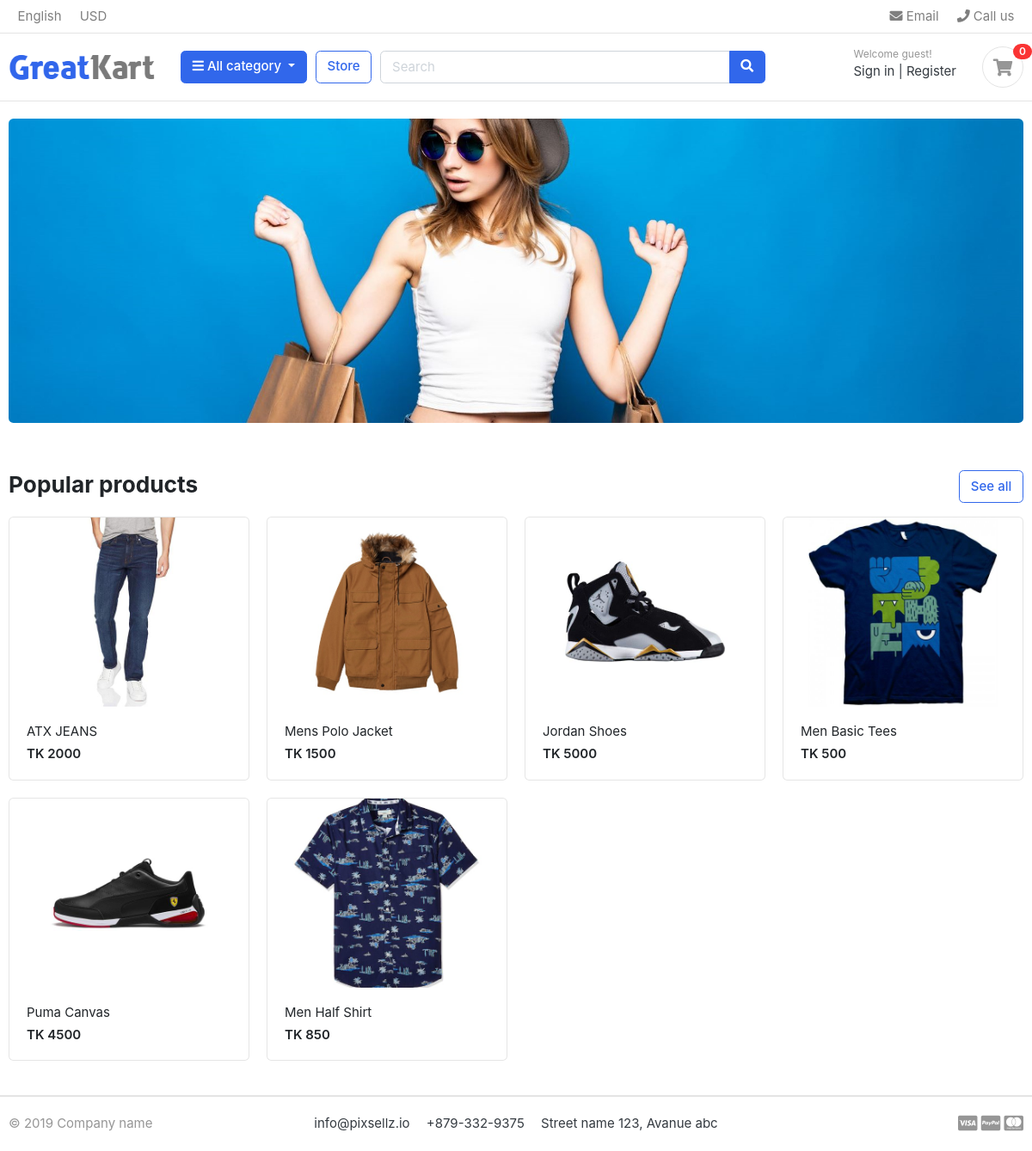
The page / on the database its author committed.
### store/models.py (models this page shows, shortened)
class Product(models.Model):
    product_name = models.CharField(max_length=200, unique=True)
    slug = models.SlugField(max_length=200, unique=True)
    description = models.TextField(max_length=500, blank=True)
    price  =  models.IntegerField()
    images = models.ImageField(upload_to='photos/products')
    stock = models.IntegerField()
    is_available = models.BooleanField(default=True)
    category =  models.ForeignKey(Category, on_delete=models.CASCADE)
    created_date = models.DateTimeField(auto_now_add=True)
    modified_date = models.DateTimeField(auto_now=True)
    def get_url(self):
        return reverse('product_detail', args=[self.category.slug, self.slug])

### machbazar/views.py (the view)
# urls.py: 2. Add a URL to urlpatterns:  path('', views.home, name='home')
def home(request):
    products = Product.objects.all().filter(is_available=True)
    context = {
        'products' : products,
    }
    return render(request, 'home.html', context)

### carts/context_processors.py (called while the page is built)
def counter(request):
    cart_count = 0
    if 'admin' in request.path:
        return {}
    else:
        try:
            cart = Cart.objects.filter(cart_id=_cart_id(request))
            cart_items = CartItem.objects.all().filter(cart=cart[:1])
            for cart_item in cart_items:
                cart_count += cart_item.quantity
        except Cart.DoesNotExist:
            cart_count = 0
    return dict(cart_count=cart_count)

### carts/views.py (called while the page is built)
def _cart_id(request):
    cart = request.session.session_key
    if not cart:
        cart = request.session.create()
    return cart

### category/context_processors.py (called while the page is built)
def menu_links(request):
    links = Category.objects.all()
    return dict(links=links)

### category/models.py (called while the page is built)
    def get_url(self):
        return reverse('products_by_category', args=[self.slug])

### templates/home.html
{% extends 'base.html' %}
{% load static %}
{% block content %}
<section class="section-intro padding-y-sm">
<div class="container">
<div class="intro-banner-wrap">
	<img src="{% static 'images/banners/cover.jpg' %}" class="img-fluid rounded">
</div>
</div>
</section>
<section class="section-name padding-y-sm">
<div class="container">
<header class="section-heading">
	<a href="{% url 'store' %}" class="btn btn-outline-primary float-right">See all</a>
	<h3 class="section-title">Popular products</h3>
</header>
<div class="row">
	{% for product in products %}
	<div class="col-md-3">
		<div class="card card-product-grid">
			<a href="{{product.get_url}}" class="img-wrap"> <img src="{{ product.images.url }}"> </a>
			<figcaption class="info-wrap">
				<a href="{{product.get_url}}" class="title">{{ product.product_name }}</a>
				<div class="price mt-1">TK {{ product.price }}</div>
			</figcaption>
		</div>
	</div>
{% endfor %}
</div>
</div>
</section>
</body>
</html>
{% endblock %}

### templates/base.html (shortened to what this page needs)
{% load static %}
<!DOCTYPE HTML>
<html lang="en">
<head>
<link href="{% static 'css/bootstrap.css' %}" rel="stylesheet" type="text/css"/>
<link href="{% static 'fonts/fontawesome/css/all.min.css' %}" type="text/css" rel="stylesheet">
<link href="{% static 'css/ui.css' %}" rel="stylesheet" type="text/css"/>
<link href="{% static 'css/responsive.css' %}" rel="stylesheet" media="only screen and (max-width: 1200px)" />
</head>
<body>
{% include 'includes/navbar.html' %}
{% block content %}{% endblock %}
{% include 'includes/footer.html' %}

### templates/includes/navbar.html (shortened to what this page needs)
{% load static %}
<header class="section-header">
<nav class="navbar p-md-0 navbar-expand-sm navbar-light border-bottom">
<div class="container">
  <div class="collapse navbar-collapse" id="navbarTop4">
    <ul class="navbar-nav mr-auto">
      <li class="nav-item dropdown">
      <a href="#" class="nav-link">   English </a>
    </li>
    <li class="nav-item dropdown">
      <a href="#" class="nav-link"> USD </a>
    </li>
    </ul>
    <ul class="navbar-nav">
    <li><a href="#" class="nav-link"> <i class="fa fa-envelope"></i> Email </a></li>
    <li><a href="#" class="nav-link"> <i class="fa fa-phone"></i> Call us </a></li>
  </ul>
  </div>
</div>
</nav>
<section class="header-main border-bottom">
  <div class="container">
<div class="row align-items-center">
  <div class="col-lg-2 col-md-3 col-6">
    <a href="{% url 'home' %}" class="brand-wrap">
      <img class="logo" src="{% static './images/logo.png' %}">
    </a>
  </div>
  <div class="col-lg col-sm col-md col-6 flex-grow-0">
    <div class="category-wrap dropdown d-inline-block float-right">
      <button type="button" class="btn btn-primary dropdown-toggle" data-toggle="dropdown">
        <i class="fa fa-bars"></i> All category
      </button>
    </div>
  </div>
  <a href="{% url 'store' %}" class="btn btn-outline-primary">Store</a>
  <div class="col-lg  col-md-6 col-sm-12 col">
    <form action="{% url 'search' %}" class="search" method="GET">
      <div class="input-group w-100">
          <input type="text" class="form-control" style="width:60%;" placeholder="Search" name="keyword">
          <div class="input-group-append">
            <button class="btn btn-primary" type="submit">
              <i class="fa fa-search"></i>
            </button>
          </div>
        </div>
    </form>
  </div>
  <div class="col-lg-3 col-sm-6 col-8 order-2 order-lg-3">
        <div class="d-flex justify-content-end mb-3 mb-lg-0">
          <div class="widget-header">
            <small class="title text-muted">Welcome guest!</small>
            <div>
              <a href="./signin.html">Sign in</a> <span class="dark-transp"> | </span>
              <a href="./register.html"> Register</a>
            </div>
          </div>
          <a href="{% url 'cart' %}" class="widget-header pl-3 ml-3">
            <div class="icon icon-sm rounded-circle border"><i class="fa fa-shopping-cart"></i></div>
            <span class="badge badge-pill badge-danger notify">{{cart_count}}</span>
          </a>
        </div>
      </div>
</div>
  </div>
</section>
</header>

### templates/includes/footer.html
<footer class="section-footer border-top">
	<div class="container">
		<section class="footer-bottom border-top row">
			<div class="col-md-2">
				<p class="text-muted"> &copy 2019 Company name </p>
			</div>
			<div class="col-md-8 text-md-center">
				<span  class="px-2">info@pixsellz.io</span>
				<span  class="px-2">+879-332-9375</span>
				<span  class="px-2">Street name 123, Avanue abc</span>
			</div>
			<div class="col-md-2 text-md-right text-muted">
				<i class="fab fa-lg fa-cc-visa"></i>
				<i class="fab fa-lg fa-cc-paypal"></i>
				<i class="fab fa-lg fa-cc-mastercard"></i>
			</div>
		</section>
	</div>
</footer>

### static/css/ui.css (style rules this page uses)
html { font-family: "Inter", sans-serif; font-size: 15px; }
.img-wrap { text-align: center; display: block; }
.img-wrap img { max-width: 100%; }
.icon-xs, .icon-sm, .icon-md, .icon-lg { display: inline-block; text-align: center; flex-shrink: 0; flex-grow: 0; }
.icon-sm { width: 48px; height: 48px; line-height: 48px !important; font-size: 20px; }
.padding-y-sm { padding-top: 20px; padding-bottom: 20px; }
.section-heading { margin-bottom: 20px; margin-top: 15px; }
.section-title { color: #212529; }
p:last-child { margin-bottom: 0; }
.header-main { position: relative; padding-top: 1rem; padding-bottom: 1rem; }
.brand-wrap .logo, .navbar-brand .logo { margin-right: 7px; max-height: 42px; display: inline-block; }
.widget-header { display: inline-block; vertical-align: middle; position: relative; }
.widget-header a { color: #343a40; }
.widget-header i { color: #969696; }
.widget-header .title { display: block; }
.widget-header .notify { position: absolute; top: -3px; right: -10px; }
.footer-bottom { padding-top: 20px; padding-bottom: 20px; }
[class*=card-product] a.title { color: #212529; display: block; }
[class*=card-product] .img-wrap { overflow: hidden; position: relative; }
[class*=card-product] .img-wrap img { height: 100%; max-width: 100%; width: auto; display: inline-block; -o-object-fit: cover; object-fit: cover; }
.card-product-grid { margin-bottom: 20px; }
.card-product-grid .img-wrap { border-radius: 0.2rem 0.2rem 0 0; height: 220px; }
.card-product-grid .info-wrap { overflow: hidden; padding: 18px 20px; }
.card .img-wrap { overflow: hidden; }
.notify { position: absolute; top: -4px; right: -10px; display: inline-block; padding: 0.25em 0.6em; font-size: 12px; line-height: 1; text-align: center; border-radius: 3rem; color: #fff; background-color: #fa3434; }
.price { font-weight: 600; color: #212529; }

### rows shown on the page
Product: images (picture), product_name "ATX JEANS", price "2000"
Product: images (picture), product_name "Mens Polo Jacket", price "1500"
Product: images (picture), product_name "Jordan Shoes", price "5000"
Product: images (picture), product_name "Men Basic Tees", price "500"
Product: images (picture), product_name "Puma Canvas", price "4500"
Product: images (picture), product_name "Men Half Shirt", price "850"

### other values the page prints
{{ cart_count }} "0"
